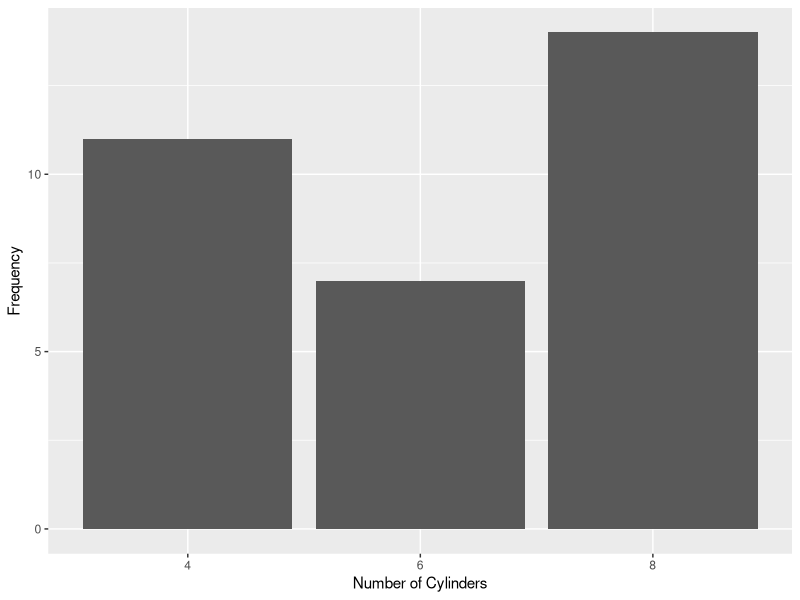

Here is the R script that generated this plot:
## ---- chunk 1
knitr::opts_chunk$set(echo = TRUE)
## ---- chunk 2
library(ggplot2)

data(mtcars)

ggplot(mtcars, aes(x = factor(cyl))) +
  geom_bar() +
  xlab("Number of Cylinders") +
  ylab("Frequency")
